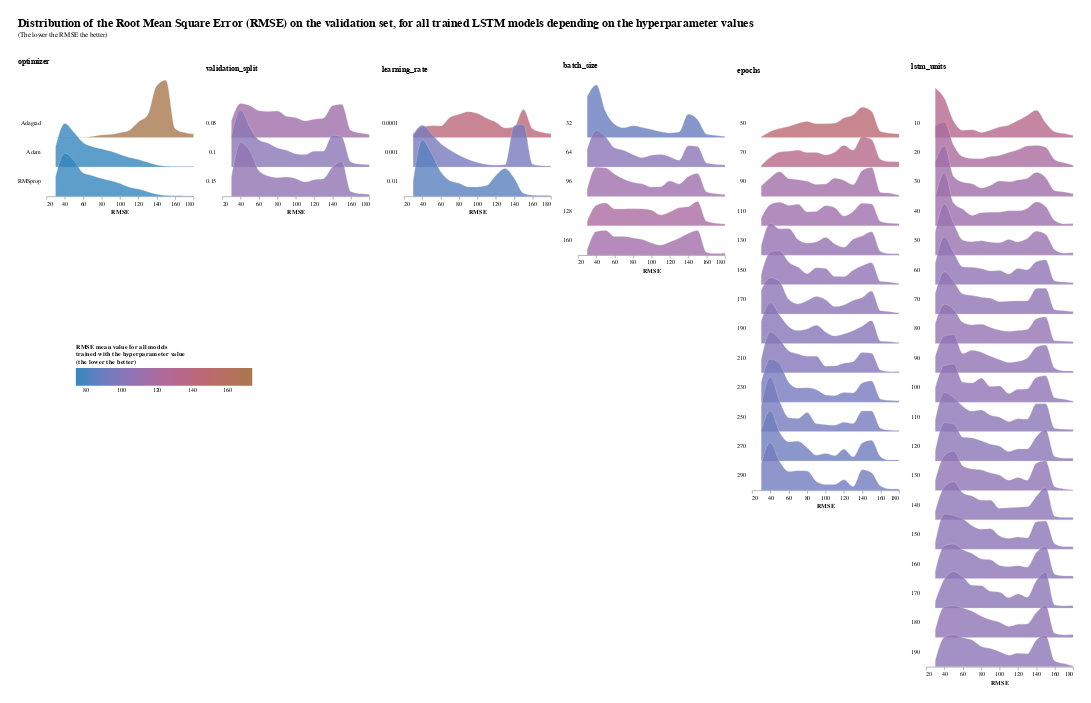

Notebook cell for this chart:
### Markdown cell above
## Sensitivity Analysis
We perform here an analysis of the best model's sensitivity to the following hyperparamters:
* the optimizer used (e.g. Adam RMSprop, Adagrad)
* the training validation datasets split
* the number of lstm units
* the learning rate
* the batch size
* the number of training epochs

To perform this analysis, we trained 33,345 LSTM models for all possible combinations (within the selected ranges of values) of those 6 hyperparameters on the best model, and recorded for each model, the Root Mean Square Error (RMSE) on the test set.
The results are stored in a CSV file available in the ../assets/tuning folder.

The below visualization displays for each hyperparameter value, the distribution of the RMSE, and the mean of RMSE (using the color), for all models trained with that hyperparameter value. This allows us to show if a specific hyperparameter tends to lead to lower or higher RMSE and to compare the distribution between two values of the same hyperparameters.

### Code cell
hpt_df = pd.read_csv(r"../assets/tuning/hpt_results.csv")
# We can discard some hyperparameter data to reduce the size of the visualization and improve readability
#hpt_df = hpt_df[hpt_df["epochs"].isin(range(50, 310, 40))]
#hpt_df = hpt_df[hpt_df["lstm_units"].isin(range(10, 200, 30))]
draw_hyperparameters_distribution(hpt_df, ["optimizer", "validation_split", "learning_rate", "batch_size", "epochs", "lstm_units"])

### Figure 1 — Vega-Lite specification as saved in the notebook (floating-point values rounded to 4 significant figures; data arrays with more than 128 entries replaced by an {"elided": "..."} marker saying what was removed)
{"config": {"view": {"continuousWidth": 400, "continuousHeight": 300, "stroke": null}, "facet": {"spacing": 0}}, "hconcat": [{"data": {"name": "data-4d318b416f2afbdf88f20fe61fdf422a"}, "facet": {"row": {"field": "hyperparameter_value", "header": {"labelAlign": "left", "labelAngle": 0}, "title": null, "type": "nominal"}}, "spec": {"mark": {"type": "area", "fillOpacity": 0.8, "interpolate": "monotone", "stroke": "lightgray", "strokeWidth": 0.5}, "encoding": {"fill": {"field": "rmse_mean", "legend": {"direction": "horizontal", "gradientLength": 300, "gradientThickness": 30, "legendX": 50, "legendY": 400, "orient": "none", "title": ["RMSE mean value for all models", "trained with the hyperparameter value", "(the lower the better)"], "titleLimit": 300}, "scale": {"range": ["#3586BD", "#A9784F"]}, "type": "quantitative"}, "x": {"axis": {"grid": false}, "field": "rmse_bin", "title": "RMSE", "type": "quantitative"}, "y": {"axis": null, "field": "count", "scale": {"range": [50, -50]}, "type": "quantitative"}}, "height": 50, "width": 250}, "bounds": "flush", "title": {"text": "optimizer", "dy": -20.0}}, {"data": {"name": "data-061763da8a621e2e8cc38671108c53b0"}, "facet": {"row": {"field": "hyperparameter_value", "header": {"labelAlign": "left", "labelAngle": 0}, "title": null, "type": "quantitative"}}, "spec": {"mark": {"type": "area", "fillOpacity": 0.8, "interpolate": "monotone", "stroke": "lightgray", "strokeWidth": 0.5}, "encoding": {"fill": {"field": "rmse_mean", "legend": {"direction": "horizontal", "gradientLength": 300, "gradientThickness": 30, "legendX": 50, "legendY": 400, "orient": "none", "title": ["RMSE mean value for all models", "trained with the hyperparameter value", "(the lower the better)"], "titleLimit": 300}, "scale": {"range": ["#3586BD", "#A9784F"]}, "type": "quantitative"}, "x": {"axis": {"grid": false}, "field": "rmse_bin", "title": "RMSE", "type": "quantitative"}, "y": {"axis": null, "field": "count", "scale": {"range": [50, -50]}, "type": "quantitative"}}, "height": 50, "width": 250}, "bounds": "flush", "title": {"text": "validation_split", "dy": -47.98}}, {"data": {"name": "data-c4d9a9b53d3c091da4201f75718f8e41"}, "facet": {"row": {"field": "hyperparameter_value", "header": {"labelAlign": "left", "labelAngle": 0}, "title": null, "type": "quantitative"}}, "spec": {"mark": {"type": "area", "fillOpacity": 0.8, "interpolate": "monotone", "stroke": "lightgray", "strokeWidth": 0.5}, "encoding": {"fill": {"field": "rmse_mean", "legend": {"direction": "horizontal", "gradientLength": 300, "gradientThickness": 30, "legendX": 50, "legendY": 400, "orient": "none", "title": ["RMSE mean value for all models", "trained with the hyperparameter value", "(the lower the better)"], "titleLimit": 300}, "scale": {"range": ["#3586BD", "#A9784F"]}, "type": "quantitative"}, "x": {"axis": {"grid": false}, "field": "rmse_bin", "title": "RMSE", "type": "quantitative"}, "y": {"axis": null, "field": "count", "scale": {"range": [50, -50]}, "type": "quantitative"}}, "height": 50, "width": 250}, "bounds": "flush", "title": {"text": "learning_rate", "dy": -55.18}}, {"data": {"name": "data-55a1e725406621dee4509694a1ad4b38"}, "facet": {"row": {"field": "hyperparameter_value", "header": {"labelAlign": "left", "labelAngle": 0}, "title": null, "type": "quantitative"}}, "spec": {"mark": {"type": "area", "fillOpacity": 0.8, "interpolate": "monotone", "stroke": "lightgray", "strokeWidth": 0.5}, "encoding": {"fill": {"field": "rmse_mean", "legend": {"direction": "horizontal", "gradientLength": 300, "gradientThickness": 30, "legendX": 50, "legendY": 400, "orient": "none", "title": ["RMSE mean value for all models", "trained with the hyperparameter value", "(the lower the better)"], "titleLimit": 300}, "scale": {"range": ["#3586BD", "#A9784F"]}, "type": "quantitative"}, "x": {"axis": {"grid": false}, "field": "rmse_bin", "title": "RMSE", "type": "quantitative"}, "y": {"axis": null, "field": "count", "scale": {"range": [50, -50]}, "type": "quantitative"}}, "height": 50, "width": 250}, "bounds": "flush", "title": {"text": "batch_size", "dy": -20.0}}, {"data": {"name": "data-8193cc503d64f5d9be50690be7fb16d0"}, "facet": {"row": {"field": "hyperparameter_value", "header": {"labelAlign": "left", "labelAngle": 0}, "title": null, "type": "quantitative"}}, "spec": {"mark": {"type": "area", "fillOpacity": 0.8, "interpolate": "monotone", "stroke": "lightgray", "strokeWidth": 0.5}, "encoding": {"fill": {"field": "rmse_mean", "legend": {"direction": "horizontal", "gradientLength": 300, "gradientThickness": 30, "legendX": 50, "legendY": 400, "orient": "none", "title": ["RMSE mean value for all models", "trained with the hyperparameter value", "(the lower the better)"], "titleLimit": 300}, "scale": {"range": ["#3586BD", "#A9784F"]}, "type": "quantitative"}, "x": {"axis": {"grid": false}, "field": "rmse_bin", "title": "RMSE", "type": "quantitative"}, "y": {"axis": null, "field": "count", "scale": {"range": [50, -50]}, "type": "quantitative"}}, "height": 50, "width": 250}, "bounds": "flush", "title": {"text": "epochs", "dy": -51.17}}, {"data": {"name": "data-ffc87ff4dfd319b06a8df9b369eae18b"}, "facet": {"row": {"field": "hyperparameter_value", "header": {"labelAlign": "left", "labelAngle": 0}, "title": null, "type": "quantitative"}}, "spec": {"mark": {"type": "area", "fillOpacity": 0.8, "interpolate": "monotone", "stroke": "lightgray", "strokeWidth": 0.5}, "encoding": {"fill": {"field": "rmse_mean", "legend": {"direction": "horizontal", "gradientLength": 300, "gradientThickness": 30, "legendX": 50, "legendY": 400, "orient": "none", "title": ["RMSE mean value for all models", "trained with the hyperparameter value", "(the lower the better)"], "titleLimit": 300}, "scale": {"range": ["#3586BD", "#A9784F"]}, "type": "quantitative"}, "x": {"axis": {"grid": false}, "field": "rmse_bin", "title": "RMSE", "type": "quantitative"}, "y": {"axis": null, "field": "count", "scale": {"range": [50, -50]}, "type": "quantitative"}}, "height": 50, "width": 250}, "bounds": "flush", "title": {"text": "lstm_units", "dy": -24.65}}], "padding": 30, "title": {"text": ["Distribution of the Root Mean Square Error (RMSE) on the validation set, for all trained LSTM models depending on the hyperparameter values"], "subtitle": ["(The lower the RMSE the better)"], "anchor": "start", "fontSize": 20, "fontWeight": "bold", "dy": -30}, "$schema": "https://vega.github.io/schema/vega-lite/v4.17.0.json", "datasets": {"data-4d318b416f2afbdf88f20fe61fdf422a": [{"hyperparameter_name": "optimizer", "hyperparameter_value": "Adagrad", "rmse_mean": 173.9, "rmse_bin": 60.0, "count": 3}, {"hyperparameter_name": "optimizer", "hyperparameter_value": "Adagrad", "rmse_mean": 173.9, "rmse_bin": 70.0, "count": 54}, {"hyperparameter_name": "optimizer", "hyperparameter_value": "Adagrad", "rmse_mean": 173.9, "rmse_bin": 80.0, "count": 131}, {"hyperparameter_name": "optimizer", "hyperparameter_value": "Adagrad", "rmse_mean": 173.9, "rmse_bin": 90.0, "count": 152}, {"hyperparameter_name": "optimizer", "hyperparameter_value": "Adagrad", "rmse_mean": 173.9, "rmse_bin": 100.0, "count": 249}, {"hyperparameter_name": "optimizer", "hyperparameter_value": "Adagrad", "rmse_mean": 173.9, "rmse_bin": 110.0, "count": 367}, {"hyperparameter_name": "optimizer", "hyperparameter_value": "Adagrad", "rmse_mean": 173.9, "rmse_bin": 120.0, "count": 799}, {"hyperparameter_name": "optimizer", "hyperparameter_value": "Adagrad", "rmse_mean": 173.9, "rmse_bin": 130.0, "count": 1136}, {"hyperparameter_name": "optimizer", "hyperparameter_value": "Adagrad", "rmse_mean": 173.9, "rmse_bin": 140.0, "count": 2643}, {"hyperparameter_name": "optimizer", "hyperparameter_value": "Adagrad", "rmse_mean": 173.9, "rmse_bin": 150.0, "count": 2927}, {"hyperparameter_name": "optimizer", "hyperparameter_value": "Adagrad", "rmse_mean": 173.9, "rmse_bin": 160.0, "count": 456}, {"hyperparameter_name": "optimizer", "hyperparameter_value": "Adagrad", "rmse_mean": 173.9, "rmse_bin": 170.0, "count": 254}, {"hyperparameter_name": "optimizer", "hyperparameter_value": "Adagrad", "rmse_mean": 173.9, "rmse_bin": 180.0, "count": 179}, {"hyperparameter_name": "optimizer", "hyperparameter_value": "Adam", "rmse_mean": 74.09, "rmse_bin": 30.0, "count": 1029}, {"hyperparameter_name": "optimizer", "hyperparameter_value": "Adam", "rmse_mean": 74.09, "rmse_bin": 40.0, "count": 2219}, {"hyperparameter_name": "optimizer", "hyperparameter_value": "Adam", "rmse_mean": 74.09, "rmse_bin": 50.0, "count": 1761}, {"hyperparameter_name": "optimizer", "hyperparameter_value": "Adam", "rmse_mean": 74.09, "rmse_bin": 60.0, "count": 1240}, {"hyperparameter_name": "optimizer", "hyperparameter_value": "Adam", "rmse_mean": 74.09, "rmse_bin": 70.0, "count": 1037}, {"hyperparameter_name": "optimizer", "hyperparameter_value": "Adam", "rmse_mean": 74.09, "rmse_bin": 80.0, "count": 922}, {"hyperparameter_name": "optimizer", "hyperparameter_value": "Adam", "rmse_mean": 74.09, "rmse_bin": 90.0, "count": 801}, {"hyperparameter_name": "optimizer", "hyperparameter_value": "Adam", "rmse_mean": 74.09, "rmse_bin": 100.0, "count": 640}, {"hyperparameter_name": "optimizer", "hyperparameter_value": "Adam", "rmse_mean": 74.09, "rmse_bin": 110.0, "count": 490}, {"hyperparameter_name": "optimizer", "hyperparameter_value": "Adam", "rmse_mean": 74.09, "rmse_bin": 120.0, "count": 382}, {"hyperparameter_name": "optimizer", "hyperparameter_value": "Adam", "rmse_mean": 74.09, "rmse_bin": 130.0, "count": 238}, {"hyperparameter_name": "optimizer", "hyperparameter_value": "Adam", "rmse_mean": 74.09, "rmse_bin": 140.0, "count": 102}, {"hyperparameter_name": "optimizer", "hyperparameter_value": "Adam", "rmse_mean": 74.09, "rmse_bin": 150.0, "count": 41}, {"hyperparameter_name": "optimizer", "hyperparameter_value": "Adam", "rmse_mean": 74.09, "rmse_bin": 160.0, "count": 31}, {"hyperparameter_name": "optimizer", "hyperparameter_value": "Adam", "rmse_mean": 74.09, "rmse_bin": 170.0, "count": 26}, {"hyperparameter_name": "optimizer", "hyperparameter_value": "Adam", "rmse_mean": 74.09, "rmse_bin": 180.0, "count": 23}, {"hyperparameter_name": "optimizer", "hyperparameter_value": "RMSprop", "rmse_mean": 74.09, "rmse_bin": 30.0, "count": 1019}, {"hyperparameter_name": "optimizer", "hyperparameter_value": "RMSprop", "rmse_mean": 74.09, "rmse_bin": 40.0, "count": 2207}, {"hyperparameter_name": "optimizer", "hyperparameter_value": "RMSprop", "rmse_mean": 74.09, "rmse_bin": 50.0, "count": 1829}, {"hyperparameter_name": "optimizer", "hyperparameter_value": "RMSprop", "rmse_mean": 74.09, "rmse_bin": 60.0, "count": 1192}, {"hyperparameter_name": "optimizer", "hyperparameter_value": "RMSprop", "rmse_mean": 74.09, "rmse_bin": 70.0, "count": 1059}, {"hyperparameter_name": "optimizer", "hyperparameter_value": "RMSprop", "rmse_mean": 74.09, "rmse_bin": 80.0, "count": 915}, {"hyperparameter_name": "optimizer", "hyperparameter_value": "RMSprop", "rmse_mean": 74.09, "rmse_bin": 90.0, "count": 800}, {"hyperparameter_name": "optimizer", "hyperparameter_value": "RMSprop", "rmse_mean": 74.09, "rmse_bin": 100.0, "count": 658}, {"hyperparameter_name": "optimizer", "hyperparameter_value": "RMSprop", "rmse_mean": 74.09, "rmse_bin": 110.0, "count": 470}, {"hyperparameter_name": "optimizer", "hyperparameter_value": "RMSprop", "rmse_mean": 74.09, "rmse_bin": 120.0, "count": 372}, {"hyperparameter_name": "optimizer", "hyperparameter_value": "RMSprop", "rmse_mean": 74.09, "rmse_bin": 130.0, "count": 242}, {"hyperparameter_name": "optimizer", "hyperparameter_value": "RMSprop", "rmse_mean": 74.09, "rmse_bin": 140.0, "count": 104}, {"hyperparameter_name": "optimizer", "hyperparameter_value": "RMSprop", "rmse_mean": 74.09, "rmse_bin": 150.0, "count": 41}, {"hyperparameter_name": "optimizer", "hyperparameter_value": "RMSprop", "rmse_mean": 74.09, "rmse_bin": 160.0, "count": 28}, {"hyperparameter_name": "optimizer", "hyperparameter_value": "RMSprop", "rmse_mean": 74.09, "rmse_bin": 170.0, "count": 21}, {"hyperparameter_name": "optimizer", "hyperparameter_value": "RMSprop", "rmse_mean": 74.09, "rmse_bin": 180.0, "count": 24}], "data-061763da8a621e2e8cc38671108c53b0": [{"hyperparameter_name": "validation_split", "hyperparameter_value": 0.05, "rmse_mean": 113.6, "rmse_bin": 30.0, "count": 512}, {"hyperparameter_name": "validation_split", "hyperparameter_value": 0.05, "rmse_mean": 113.6, "rmse_bin": 40.0, "count": 1045}, {"hyperparameter_name": "validation_split", "hyperparameter_value": 0.05, "rmse_mean": 113.6, "rmse_bin": 50.0, "count": 978}, {"hyperparameter_name": "validation_split", "hyperparameter_value": 0.05, "rmse_mean": 113.6, "rmse_bin": 60.0, "count": 823}, {"hyperparameter_name": "validation_split", "hyperparameter_value": 0.05, "rmse_mean": 113.6, "rmse_bin": 70.0, "count": 798}, {"hyperparameter_name": "validation_split", "hyperparameter_value": 0.05, "rmse_mean": 113.6, "rmse_bin": 80.0, "count": 817}, {"hyperparameter_name": "validation_split", "hyperparameter_value": 0.05, "rmse_mean": 113.6, "rmse_bin": 90.0, "count": 650}, {"hyperparameter_name": "validation_split", "hyperparameter_value": 0.05, "rmse_mean": 113.6, "rmse_bin": 100.0, "count": 606}, {"hyperparameter_name": "validation_split", "hyperparameter_value": 0.05, "rmse_mean": 113.6, "rmse_bin": 110.0, "count": 509}, {"hyperparameter_name": "validation_split", "hyperparameter_value": 0.05, "rmse_mean": 113.6, "rmse_bin": 120.0, "count": 558}, {"hyperparameter_name": "validation_split", "hyperparameter_value": 0.05, "rmse_mean": 113.6, "rmse_bin": 130.0, "count": 590}, {"hyperparameter_name": "validation_split", "hyperparameter_value": 0.05, "rmse_mean": 113.6, "rmse_bin": 140.0, "count": 974}, {"hyperparameter_name": "validation_split", "hyperparameter_value": 0.05, "rmse_mean": 113.6, "rmse_bin": 150.0, "count": 1022}, {"hyperparameter_name": "validation_split", "hyperparameter_value": 0.05, "rmse_mean": 113.6, "rmse_bin": 160.0, "count": 219}, {"hyperparameter_name": "validation_split", "hyperparameter_value": 0.05, "rmse_mean": 113.6, "rmse_bin": 170.0, "count": 137}, {"hyperparameter_name": "validation_split", "hyperparameter_value": 0.05, "rmse_mean": 113.6, "rmse_bin": 180.0, "count": 91}, {"hyperparameter_name": "validation_split", "hyperparameter_value": 0.1, "rmse_mean": 102.2, "rmse_bin": 30.0, "count": 950}, {"hyperparameter_name": "validation_split", "hyperparameter_value": 0.1, "rmse_mean": 102.2, "rmse_bin": 40.0, "count": 1741}, {"hyperparameter_name": "validation_split", "hyperparameter_value": 0.1, "rmse_mean": 102.2, "rmse_bin": 50.0, "count": 1219}, {"hyperparameter_name": "validation_split", "hyperparameter_value": 0.1, "rmse_mean": 102.2, "rmse_bin": 60.0, "count": 829}, {"hyperparameter_name": "validation_split", "hyperparameter_value": 0.1, "rmse_mean": 102.2, "rmse_bin": 70.0, "count": 730}, {"hyperparameter_name": "validation_split", "hyperparameter_value": 0.1, "rmse_mean": 102.2, "rmse_bin": 80.0, "count": 581}, {"hyperparameter_name": "validation_split", "hyperparameter_value": 0.1, "rmse_mean": 102.2, "rmse_bin": 90.0, "count": 512}, {"hyperparameter_name": "validation_split", "hyperparameter_value": 0.1, "rmse_mean": 102.2, "rmse_bin": 100.0, "count": 400}, {"hyperparameter_name": "validation_split", "hyperparameter_value": 0.1, "rmse_mean": 102.2, "rmse_bin": 110.0, "count": 379}, {"hyperparameter_name": "validation_split", "hyperparameter_value": 0.1, "rmse_mean": 102.2, "rmse_bin": 120.0, "count": 484}, {"hyperparameter_name": "validation_split", "hyperparameter_value": 0.1, "rmse_mean": 102.2, "rmse_bin": 130.0, "count": 483}, {"hyperparameter_name": "validation_split", "hyperparameter_value": 0.1, "rmse_mean": 102.2, "rmse_bin": 140.0, "count": 974}, {"hyperparameter_name": "validation_split", "hyperparameter_value": 0.1, "rmse_mean": 102.2, "rmse_bin": 150.0, "count": 917}, {"hyperparameter_name": "validation_split", "hyperparameter_value": 0.1, "rmse_mean": 102.2, "rmse_bin": 160.0, "count": 153}, {"hyperparameter_name": "validation_split", "hyperparameter_value": 0.1, "rmse_mean": 102.2, "rmse_bin": 170.0, "count": 81}, {"hyperparameter_name": "validation_split", "hyperparameter_value": 0.1, "rmse_mean": 102.2, "rmse_bin": 180.0, "count": 67}, {"hyperparameter_name": "validation_split", "hyperparameter_value": 0.15, "rmse_mean": 106.3, "rmse_bin": 30.0, "count": 586}, {"hyperparameter_name": "validation_split", "hyperparameter_value": 0.15, "rmse_mean": 106.3, "rmse_bin": 40.0, "count": 1640}, {"hyperparameter_name": "validation_split", "hyperparameter_value": 0.15, "rmse_mean": 106.3, "rmse_bin": 50.0, "count": 1393}, {"hyperparameter_name": "validation_split", "hyperparameter_value": 0.15, "rmse_mean": 106.3, "rmse_bin": 60.0, "count": 783}, {"hyperparameter_name": "validation_split", "hyperparameter_value": 0.15, "rmse_mean": 106.3, "rmse_bin": 70.0, "count": 622}, {"hyperparameter_name": "validation_split", "hyperparameter_value": 0.15, "rmse_mean": 106.3, "rmse_bin": 80.0, "count": 570}, {"hyperparameter_name": "validation_split", "hyperparameter_value": 0.15, "rmse_mean": 106.3, "rmse_bin": 90.0, "count": 591}, {"hyperparameter_name": "validation_split", "hyperparameter_value": 0.15, "rmse_mean": 106.3, "rmse_bin": 100.0, "count": 541}, {"hyperparameter_name": "validation_split", "hyperparameter_value": 0.15, "rmse_mean": 106.3, "rmse_bin": 110.0, "count": 439}, {"hyperparameter_name": "validation_split", "hyperparameter_value": 0.15, "rmse_mean": 106.3, "rmse_bin": 120.0, "count": 511}, {"hyperparameter_name": "validation_split", "hyperparameter_value": 0.15, "rmse_mean": 106.3, "rmse_bin": 130.0, "count": 543}, {"hyperparameter_name": "validation_split", "hyperparameter_value": 0.15, "rmse_mean": 106.3, "rmse_bin": 140.0, "count": 901}, {"hyperparameter_name": "validation_split", "hyperparameter_value": 0.15, "rmse_mean": 106.3, "rmse_bin": 150.0, "count": 1070}, {"hyperparameter_name": "validation_split", "hyperparameter_value": 0.15, "rmse_mean": 106.3, "rmse_bin": 160.0, "count": 143}, {"hyperparameter_name": "validation_split", "hyperparameter_value": 0.15, "rmse_mean": 106.3, "rmse_bin": 170.0, "count": 83}, {"hyperparameter_name": "validation_split", "hyperparameter_value": 0.15, "rmse_mean": 106.3, "rmse_bin": 180.0, "count": 68}], "data-c4d9a9b53d3c091da4201f75718f8e41": [{"hyperparameter_name": "learning_rate", "hyperparameter_value": 0.0001, "rmse_mean": 142.7, "rmse_bin": 30.0, "count": 144}, {"hyperparameter_name": "learning_rate", "hyperparameter_value": 0.0001, "rmse_mean": 142.7, "rmse_bin": 40.0, "count": 421}, {"hyperparameter_name": "learning_rate", "hyperparameter_value": 0.0001, "rmse_mean": 142.7, "rmse_bin": 50.0, "count": 482}, {"hyperparameter_name": "learning_rate", "hyperparameter_value": 0.0001, "rmse_mean": 142.7, "rmse_bin": 60.0, "count": 473}, {"hyperparameter_name": "learning_rate", "hyperparameter_value": 0.0001, "rmse_mean": 142.7, "rmse_bin": 70.0, "count": 819}, {"hyperparameter_name": "learning_rate", "hyperparameter_value": 0.0001, "rmse_mean": 142.7, "rmse_bin": 80.0, "count": 955}, {"hyperparameter_name": "learning_rate", "hyperparameter_value": 0.0001, "rmse_mean": 142.7, "rmse_bin": 90.0, "count": 1058}, {"hyperparameter_name": "learning_rate", "hyperparameter_value": 0.0001, "rmse_mean": 142.7, "rmse_bin": 100.0, "count": 979}, {"hyperparameter_name": "learning_rate", "hyperparameter_value": 0.0001, "rmse_mean": 142.7, "rmse_bin": 110.0, "count": 787}, {"hyperparameter_name": "learning_rate", "hyperparameter_value": 0.0001, "rmse_mean": 142.7, "rmse_bin": 120.0, "count": 625}, {"hyperparameter_name": "learning_rate", "hyperparameter_value": 0.0001, "rmse_mean": 142.7, "rmse_bin": 130.0, "count": 389}, {"hyperparameter_name": "learning_rate", "hyperparameter_value": 0.0001, "rmse_mean": 142.7, "rmse_bin": 140.0, "count": 430}, {"hyperparameter_name": "learning_rate", "hyperparameter_value": 0.0001, "rmse_mean": 142.7, "rmse_bin": 150.0, "count": 1145}, {"hyperparameter_name": "learning_rate", "hyperparameter_value": 0.0001, "rmse_mean": 142.7, "rmse_bin": 160.0, "count": 356}, {"hyperparameter_name": "learning_rate", "hyperparameter_value": 0.0001, "rmse_mean": 142.7, "rmse_bin": 170.0, "count": 215}, {"hyperparameter_name": "learning_rate", "hyperparameter_value": 0.0001, "rmse_mean": 142.7, "rmse_bin": 180.0, "count": 159}, {"hyperparameter_name": "learning_rate", "hyperparameter_value": 0.001, "rmse_mean": 94.79, "rmse_bin": 30.0, "count": 1301}, {"hyperparameter_name": "learning_rate", "hyperparameter_value": 0.001, "rmse_mean": 94.79, "rmse_bin": 40.0, "count": 1703}, {"hyperparameter_name": "learning_rate", "hyperparameter_value": 0.001, "rmse_mean": 94.79, "rmse_bin": 50.0, "count": 1356}, {"hyperparameter_name": "learning_rate", "hyperparameter_value": 0.001, "rmse_mean": 94.79, "rmse_bin": 60.0, "count": 958}, {"hyperparameter_name": "learning_rate", "hyperparameter_value": 0.001, "rmse_mean": 94.79, "rmse_bin": 70.0, "count": 692}, {"hyperparameter_name": "learning_rate", "hyperparameter_value": 0.001, "rmse_mean": 94.79, "rmse_bin": 80.0, "count": 477}, {"hyperparameter_name": "learning_rate", "hyperparameter_value": 0.001, "rmse_mean": 94.79, "rmse_bin": 90.0, "count": 310}, {"hyperparameter_name": "learning_rate", "hyperparameter_value": 0.001, "rmse_mean": 94.79, "rmse_bin": 100.0, "count": 181}, {"hyperparameter_name": "learning_rate", "hyperparameter_value": 0.001, "rmse_mean": 94.79, "rmse_bin": 110.0, "count": 98}, {"hyperparameter_name": "learning_rate", "hyperparameter_value": 0.001, "rmse_mean": 94.79, "rmse_bin": 120.0, "count": 76}, {"hyperparameter_name": "learning_rate", "hyperparameter_value": 0.001, "rmse_mean": 94.79, "rmse_bin": 130.0, "count": 92}, {"hyperparameter_name": "learning_rate", "hyperparameter_value": 0.001, "rmse_mean": 94.79, "rmse_bin": 140.0, "count": 1679}, {"hyperparameter_name": "learning_rate", "hyperparameter_value": 0.001, "rmse_mean": 94.79, "rmse_bin": 150.0, "count": 1740}, {"hyperparameter_name": "learning_rate", "hyperparameter_value": 0.001, "rmse_mean": 94.79, "rmse_bin": 160.0, "count": 116}, {"hyperparameter_name": "learning_rate", "hyperparameter_value": 0.001, "rmse_mean": 94.79, "rmse_bin": 170.0, "count": 51}, {"hyperparameter_name": "learning_rate", "hyperparameter_value": 0.001, "rmse_mean": 94.79, "rmse_bin": 180.0, "count": 36}, {"hyperparameter_name": "learning_rate", "hyperparameter_value": 0.01, "rmse_mean": 84.59, "rmse_bin": 30.0, "count": 603}, {"hyperparameter_name": "learning_rate", "hyperparameter_value": 0.01, "rmse_mean": 84.59, "rmse_bin": 40.0, "count": 2302}, {"hyperparameter_name": "learning_rate", "hyperparameter_value": 0.01, "rmse_mean": 84.59, "rmse_bin": 50.0, "count": 1752}, {"hyperparameter_name": "learning_rate", "hyperparameter_value": 0.01, "rmse_mean": 84.59, "rmse_bin": 60.0, "count": 1004}, {"hyperparameter_name": "learning_rate", "hyperparameter_value": 0.01, "rmse_mean": 84.59, "rmse_bin": 70.0, "count": 639}, {"hyperparameter_name": "learning_rate", "hyperparameter_value": 0.01, "rmse_mean": 84.59, "rmse_bin": 80.0, "count": 536}, {"hyperparameter_name": "learning_rate", "hyperparameter_value": 0.01, "rmse_mean": 84.59, "rmse_bin": 90.0, "count": 385}, {"hyperparameter_name": "learning_rate", "hyperparameter_value": 0.01, "rmse_mean": 84.59, "rmse_bin": 100.0, "count": 387}, {"hyperparameter_name": "learning_rate", "hyperparameter_value": 0.01, "rmse_mean": 84.59, "rmse_bin": 110.0, "count": 442}, {"hyperparameter_name": "learning_rate", "hyperparameter_value": 0.01, "rmse_mean": 84.59, "rmse_bin": 120.0, "count": 852}, {"hyperparameter_name": "learning_rate", "hyperparameter_value": 0.01, "rmse_mean": 84.59, "rmse_bin": 130.0, "count": 1135}, {"hyperparameter_name": "learning_rate", "hyperparameter_value": 0.01, "rmse_mean": 84.59, "rmse_bin": 140.0, "count": 740}, {"hyperparameter_name": "learning_rate", "hyperparameter_value": 0.01, "rmse_mean": 84.59, "rmse_bin": 150.0, "count": 124}, {"hyperparameter_name": "learning_rate", "hyperparameter_value": 0.01, "rmse_mean": 84.59, "rmse_bin": 160.0, "count": 43}, {"hyperparameter_name": "learning_rate", "hyperparameter_value": 0.01, "rmse_mean": 84.59, "rmse_bin": 170.0, "count": 35}, {"hyperparameter_name": "learning_rate", "hyperparameter_value": 0.01, "rmse_mean": 84.59, "rmse_bin": 180.0, "count": 31}], "data-55a1e725406621dee4509694a1ad4b38": [{"hyperparameter_name": "batch_size", "hyperparameter_value": 32.0, "rmse_mean": 88.89, "rmse_bin": 30.0, "count": 1116}, {"hyperparameter_name": "batch_size", "hyperparameter_value": 32.0, "rmse_mean": 88.89, "rmse_bin": 40.0, "count": 1434}, {"hyperparameter_name": "batch_size", "hyperparameter_value": 32.0, "rmse_mean": 88.89, "rmse_bin": 50.0, "count": 710}, {"hyperparameter_name": "batch_size", "hyperparameter_value": 32.0, "rmse_mean": 88.89, "rmse_bin": 60.0, "count": 359}, {"hyperparameter_name": "batch_size", "hyperparameter_value": 32.0, "rmse_mean": 88.89, "rmse_bin": 70.0, "count": 266}, {"hyperparameter_name": "batch_size", "hyperparameter_value": 32.0, "rmse_mean": 88.89, "rmse_bin": 80.0, "count": 320}, {"hyperparameter_name": "batch_size", "hyperparameter_value": 32.0, "rmse_mean": 88.89, "rmse_bin": 90.0, "count": 275}, {"hyperparameter_name": "batch_size", "hyperparameter_value": 32.0, "rmse_mean": 88.89, "rmse_bin": 100.0, "count": 221}, {"hyperparameter_name": "batch_size", "hyperparameter_value": 32.0, "rmse_mean": 88.89, "rmse_bin": 110.0, "count": 161}, {"hyperparameter_name": "batch_size", "hyperparameter_value": 32.0, "rmse_mean": 88.89, "rmse_bin": 120.0, "count": 127}, {"hyperparameter_name": "batch_size", "hyperparameter_value": 32.0, "rmse_mean": 88.89, "rmse_bin": 130.0, "count": 151}, {"hyperparameter_name": "batch_size", "hyperparameter_value": 32.0, "rmse_mean": 88.89, "rmse_bin": 140.0, "count": 634}, {"hyperparameter_name": "batch_size", "hyperparameter_value": 32.0, "rmse_mean": 88.89, "rmse_bin": 150.0, "count": 494}, {"hyperparameter_name": "batch_size", "hyperparameter_value": 32.0, "rmse_mean": 88.89, "rmse_bin": 160.0, "count": 91}, {"hyperparameter_name": "batch_size", "hyperparameter_value": 32.0, "rmse_mean": 88.89, "rmse_bin": 170.0, "count": 56}, {"hyperparameter_name": "batch_size", "hyperparameter_value": 32.0, "rmse_mean": 88.89, "rmse_bin": 180.0, "count": 27}, {"hyperparameter_name": "batch_size", "hyperparameter_value": 64.0, "rmse_mean": 101.9, "rmse_bin": 30.0, "count": 476}, {"hyperparameter_name": "batch_size", "hyperparameter_value": 64.0, "rmse_mean": 101.9, "rmse_bin": 40.0, "count": 999}, {"hyperparameter_name": "batch_size", "hyperparameter_value": 64.0, "rmse_mean": 101.9, "rmse_bin": 50.0, "count": 816}, {"hyperparameter_name": "batch_size", "hyperparameter_value": 64.0, "rmse_mean": 101.9, "rmse_bin": 60.0, "count": 514}, {"hyperparameter_name": "batch_size", "hyperparameter_value": 64.0, "rmse_mean": 101.9, "rmse_bin": 70.0, "count": 451}, {"hyperparameter_name": "batch_size", "hyperparameter_value": 64.0, "rmse_mean": 101.9, "rmse_bin": 80.0, "count": 336}, {"hyperparameter_name": "batch_size", "hyperparameter_value": 64.0, "rmse_mean": 101.9, "rmse_bin": 90.0, "count": 253}, {"hyperparameter_name": "batch_size", "hyperparameter_value": 64.0, "rmse_mean": 101.9, "rmse_bin": 100.0, "count": 319}, {"hyperparameter_name": "batch_size", "hyperparameter_value": 64.0, "rmse_mean": 101.9, "rmse_bin": 110.0, "count": 338}, {"hyperparameter_name": "batch_size", "hyperparameter_value": 64.0, "rmse_mean": 101.9, "rmse_bin": 120.0, "count": 275}, {"hyperparameter_name": "batch_size", "hyperparameter_value": 64.0, "rmse_mean": 101.9, "rmse_bin": 130.0, "count": 181}, {"hyperparameter_name": "batch_size", "hyperparameter_value": 64.0, "rmse_mean": 101.9, "rmse_bin": 140.0, "count": 577}, {"hyperparameter_name": "batch_size", "hyperparameter_value": 64.0, "rmse_mean": 101.9, "rmse_bin": 150.0, "count": 560}, {"hyperparameter_name": "batch_size", "hyperparameter_value": 64.0, "rmse_mean": 101.9, "rmse_bin": 160.0, "count": 107}, {"hyperparameter_name": "batch_size", "hyperparameter_value": 64.0, "rmse_mean": 101.9, "rmse_bin": 170.0, "count": 66}, {"hyperparameter_name": "batch_size", "hyperparameter_value": 64.0, "rmse_mean": 101.9, "rmse_bin": 180.0, "count": 52}, {"hyperparameter_name": "batch_size", "hyperparameter_value": 96.0, "rmse_mean": 111.9, "rmse_bin": 30.0, "count": 192}, {"hyperparameter_name": "batch_size", "hyperparameter_value": 96.0, "rmse_mean": 111.9, "rmse_bin": 40.0, "count": 790}, {"hyperparameter_name": "batch_size", "hyperparameter_value": 96.0, "rmse_mean": 111.9, "rmse_bin": 50.0, "count": 771}, {"hyperparameter_name": "batch_size", "hyperparameter_value": 96.0, "rmse_mean": 111.9, "rmse_bin": 60.0, "count": 601}, {"hyperparameter_name": "batch_size", "hyperparameter_value": 96.0, "rmse_mean": 111.9, "rmse_bin": 70.0, "count": 467}, {"hyperparameter_name": "batch_size", "hyperparameter_value": 96.0, "rmse_mean": 111.9, "rmse_bin": 80.0, "count": 381}, {"hyperparameter_name": "batch_size", "hyperparameter_value": 96.0, "rmse_mean": 111.9, "rmse_bin": 90.0, "count": 339}, {"hyperparameter_name": "batch_size", "hyperparameter_value": 96.0, "rmse_mean": 111.9, "rmse_bin": 100.0, "count": 254}, {"hyperparameter_name": "batch_size", "hyperparameter_value": 96.0, "rmse_mean": 111.9, "rmse_bin": 110.0, "count": 263}, {"hyperparameter_name": "batch_size", "hyperparameter_value": 96.0, "rmse_mean": 111.9, "rmse_bin": 120.0, "count": 420}, {"hyperparameter_name": "batch_size", "hyperparameter_value": 96.0, "rmse_mean": 111.9, "rmse_bin": 130.0, "count": 336}, {"hyperparameter_name": "batch_size", "hyperparameter_value": 96.0, "rmse_mean": 111.9, "rmse_bin": 140.0, "count": 533}, {"hyperparameter_name": "batch_size", "hyperparameter_value": 96.0, "rmse_mean": 111.9, "rmse_bin": 150.0, "count": 620}, {"hyperparameter_name": "batch_size", "hyperparameter_value": 96.0, "rmse_mean": 111.9, "rmse_bin": 160.0, "count": 120}, {"hyperparameter_name": "batch_size", "hyperparameter_value": 96.0, "rmse_mean": 111.9, "rmse_bin": 170.0, "count": 70}, {"hyperparameter_name": "batch_size", "hyperparameter_value": 96.0, "rmse_mean": 111.9, "rmse_bin": 180.0, "count": 47}, {"hyperparameter_name": "batch_size", "hyperparameter_value": 128.0, "rmse_mean": 119.9, "rmse_bin": 30.0, "count": 119}, {"hyperparameter_name": "batch_size", "hyperparameter_value": 128.0, "rmse_mean": 119.9, "rmse_bin": 40.0, "count": 556}, {"hyperparameter_name": "batch_size", "hyperparameter_value": 128.0, "rmse_mean": 119.9, "rmse_bin": 50.0, "count": 618}, {"hyperparameter_name": "batch_size", "hyperparameter_value": 128.0, "rmse_mean": 119.9, "rmse_bin": 60.0, "count": 455}, {"hyperparameter_name": "batch_size", "hyperparameter_value": 128.0, "rmse_mean": 119.9, "rmse_bin": 70.0, "count": 458}, {"hyperparameter_name": "batch_size", "hyperparameter_value": 128.0, "rmse_mean": 119.9, "rmse_bin": 80.0, "count": 461}, {"hyperparameter_name": "batch_size", "hyperparameter_value": 128.0, "rmse_mean": 119.9, "rmse_bin": 90.0, "count": 458}, {"hyperparameter_name": "batch_size", "hyperparameter_value": 128.0, "rmse_mean": 119.9, "rmse_bin": 100.0, "count": 422}, {"hyperparameter_name": "batch_size", "hyperparameter_value": 128.0, "rmse_mean": 119.9, "rmse_bin": 110.0, "count": 293}, {"hyperparameter_name": "batch_size", "hyperparameter_value": 128.0, "rmse_mean": 119.9, "rmse_bin": 120.0, "count": 374}, {"hyperparameter_name": "batch_size", "hyperparameter_value": 128.0, "rmse_mean": 119.9, "rmse_bin": 130.0, "count": 490}, {"hyperparameter_name": "batch_size", "hyperparameter_value": 128.0, "rmse_mean": 119.9, "rmse_bin": 140.0, "count": 518}, {"hyperparameter_name": "batch_size", "hyperparameter_value": 128.0, "rmse_mean": 119.9, "rmse_bin": 150.0, "count": 663}, {"hyperparameter_name": "batch_size", "hyperparameter_value": 128.0, "rmse_mean": 119.9, "rmse_bin": 160.0, "count": 121}, {"hyperparameter_name": "batch_size", "hyperparameter_value": 128.0, "rmse_mean": 119.9, "rmse_bin": 170.0, "count": 66}, {"hyperparameter_name": "batch_size", "hyperparameter_value": 128.0, "rmse_mean": 119.9, "rmse_bin": 180.0, "count": 46}, {"hyperparameter_name": "batch_size", "hyperparameter_value": 160.0, "rmse_mean": 114.3, "rmse_bin": 30.0, "count": 145}, {"hyperparameter_name": "batch_size", "hyperparameter_value": 160.0, "rmse_mean": 114.3, "rmse_bin": 40.0, "count": 647}, {"hyperparameter_name": "batch_size", "hyperparameter_value": 160.0, "rmse_mean": 114.3, "rmse_bin": 50.0, "count": 675}, {"hyperparameter_name": "batch_size", "hyperparameter_value": 160.0, "rmse_mean": 114.3, "rmse_bin": 60.0, "count": 506}, {"hyperparameter_name": "batch_size", "hyperparameter_value": 160.0, "rmse_mean": 114.3, "rmse_bin": 70.0, "count": 508}, {"hyperparameter_name": "batch_size", "hyperparameter_value": 160.0, "rmse_mean": 114.3, "rmse_bin": 80.0, "count": 470}, {"hyperparameter_name": "batch_size", "hyperparameter_value": 160.0, "rmse_mean": 114.3, "rmse_bin": 90.0, "count": 428}, {"hyperparameter_name": "batch_size", "hyperparameter_value": 160.0, "rmse_mean": 114.3, "rmse_bin": 100.0, "count": 331}, {"hyperparameter_name": "batch_size", "hyperparameter_value": 160.0, "rmse_mean": 114.3, "rmse_bin": 110.0, "count": 272}, {"hyperparameter_name": "batch_size", "hyperparameter_value": 160.0, "rmse_mean": 114.3, "rmse_bin": 120.0, "count": 357}, {"hyperparameter_name": "batch_size", "hyperparameter_value": 160.0, "rmse_mean": 114.3, "rmse_bin": 130.0, "count": 458}, {"hyperparameter_name": "batch_size", "hyperparameter_value": 160.0, "rmse_mean": 114.3, "rmse_bin": 140.0, "count": 587}, {"hyperparameter_name": "batch_size", "hyperparameter_value": 160.0, "rmse_mean": 114.3, "rmse_bin": 150.0, "count": 672}, {"hyperparameter_name": "batch_size", "hyperparameter_value": 160.0, "rmse_mean": 114.3, "rmse_bin": 160.0, "count": 76}, {"hyperparameter_name": "batch_size", "hyperparameter_value": 160.0, "rmse_mean": 114.3, "rmse_bin": 170.0, "count": 43}, {"hyperparameter_name": "batch_size", "hyperparameter_value": 160.0, "rmse_mean": 114.3, "rmse_bin": 180.0, "count": 54}], "data-8193cc503d64f5d9be50690be7fb16d0": {"elided": "208 records"}, "data-ffc87ff4dfd319b06a8df9b369eae18b": {"elided": "304 records"}}}
